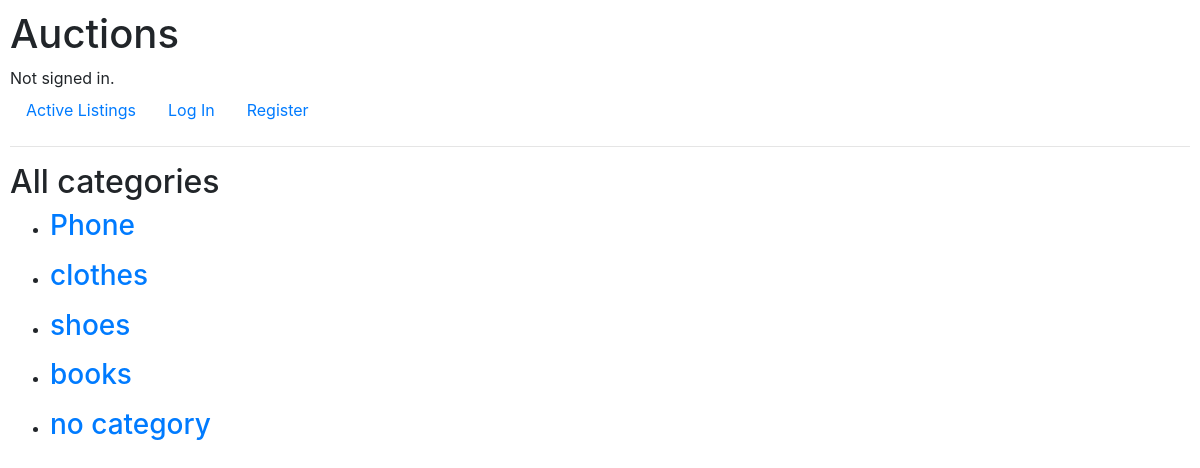
The page /category on the database its author committed.
### auctions/models.py (models this page shows, shortened)
class Category(models.Model):
    category = models.CharField(max_length=30)

### auctions/views.py (the view)
# urls.py: path("category", views.category_view, name="category"),
def category_view(request):
    categories = Category.objects.all()
    return render(request, "auctions/category.html", {"categories": categories})

### auctions/templates/auctions/category.html
{% extends "auctions/layout.html" %}
{% block body %}
    <h2>All categories</h2>
    {%for category in categories %}
    <ul>
        <li>
      <h3><a href="{% url 'category_listing' category.id %}" >{{category.category}}</a> </h3>
        </li>
    </ul>
    {% endfor %}
{% endblock %}

### auctions/static/auctions/styles.css (style rules this page uses)
body { padding: 10px; }

### rows shown on the page
Category: category "Phone"
Category: category "clothes"
Category: category "shoes"
Category: category "books"
Category: category "no category"
